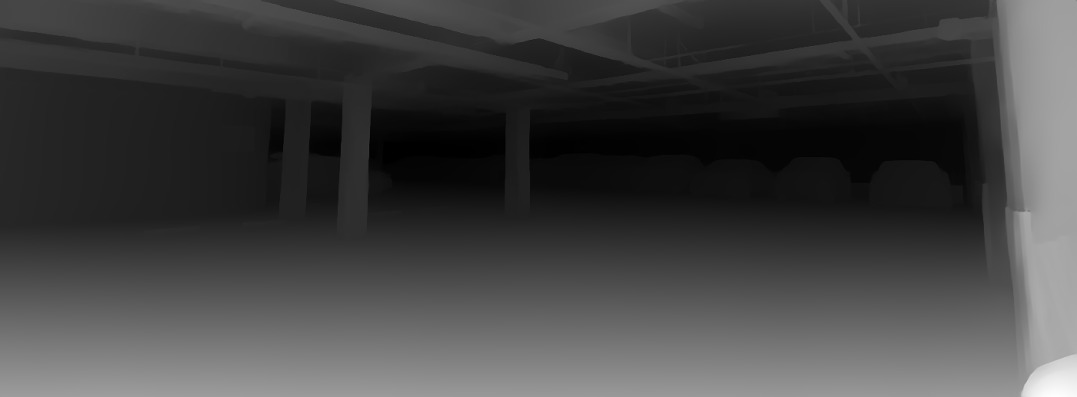
#> input picture web_demo/backend/data/jobs/53304cf8-7df2-4f56-bff9-a399421b9838/depth.png, 1077 x 397 px, found by its file name
$ python main.py samples/depth.png
#> lines starting #> are read from the running program, lines starting #| are printed output that depends on the picture
"""깊이맵 PNG → 포인트 클라우드 → Poisson 메시 파이프라인.

Open3D를 사용해 단일 깊이맵 이미지에서 3D 메시를 생성한다.
카메라 intrinsics가 없을 때는 가상값(fx=fy=0.8*W)을 가정한다.

사용 예:
    uv run python main.py samples/depth.png
    uv run python main.py samples/depth.png --rgb samples/rgb.jpg --method bpa
    uv run python main.py samples/depth.png --fx 525 --fy 525 --cx 320 --cy 240
"""

from __future__ import annotations

import argparse
from pathlib import Path

import numpy as np
import open3d as o3d
from PIL import Image


def depth_to_pcd(
    depth: np.ndarray,
    rgb: np.ndarray | None,
    fx: float,
    fy: float,
    cx: float,
    cy: float,
    depth_scale: float = 1.0,
    depth_trunc: float = 10.0,
) -> o3d.geometry.PointCloud:
    H, W = depth.shape
    intrinsic = o3d.camera.PinholeCameraIntrinsic(W, H, fx, fy, cx, cy)

    depth_o3d = o3d.geometry.Image(depth.astype(np.float32))
    if rgb is not None:
        rgb_o3d = o3d.geometry.Image(rgb.astype(np.uint8))
        rgbd = o3d.geometry.RGBDImage.create_from_color_and_depth(
            rgb_o3d,
            depth_o3d,
            depth_scale=depth_scale,
            depth_trunc=depth_trunc,
            convert_rgb_to_intensity=False,
        )
        pcd = o3d.geometry.PointCloud.create_from_rgbd_image(rgbd, intrinsic)
    else:
        pcd = o3d.geometry.PointCloud.create_from_depth_image(
            depth_o3d, intrinsic, depth_scale=depth_scale, depth_trunc=depth_trunc
        )
    return pcd


def estimate_normals(pcd: o3d.geometry.PointCloud) -> o3d.geometry.PointCloud:
    pcd.estimate_normals(
        search_param=o3d.geometry.KDTreeSearchParamHybrid(radius=0.1, max_nn=30)
    )
    pcd.orient_normals_towards_camera_location(camera_location=np.zeros(3))
    return pcd


def poisson_mesh(pcd: o3d.geometry.PointCloud) -> o3d.geometry.TriangleMesh:
    mesh, densities = o3d.geometry.TriangleMesh.create_from_point_cloud_poisson(
        pcd, depth=8
    )
    # 저밀도 버텍스 제거 (floating vertices)
    densities_arr = np.asarray(densities)
    vertices_to_remove = densities_arr < np.quantile(densities_arr, 0.05)
    mesh.remove_vertices_by_mask(vertices_to_remove)
    mesh.compute_vertex_normals()
    return mesh


def bpa_mesh(pcd: o3d.geometry.PointCloud) -> o3d.geometry.TriangleMesh:
    distances = pcd.compute_nearest_neighbor_distance()
    avg_dist = float(np.mean(distances))
    radii = [avg_dist, avg_dist * 2, avg_dist * 4]
    mesh = o3d.geometry.TriangleMesh.create_from_point_cloud_ball_pivoting(
        pcd, o3d.utility.DoubleVector(radii)
    )
    mesh.compute_vertex_normals()
    return mesh


def run(
    depth_path: Path,
    rgb_path: Path | None,
    out_dir: Path,
    fx: float | None,
    fy: float | None,
    cx: float | None,
    cy: float | None,
    method: str,
    depth_trunc: float,
) -> None:
    # 깊이맵 로드 — 8/16bit 모두 허용
#> called with method = 'poisson', depth_trunc = 10
    raw = Image.open(depth_path)
#> raw is the input picture: PIL image 1077x397 L; min 0, max 255, mean 66.2
    depth_img = raw.convert("I") if raw.mode not in ("L", "I") else raw
    depth_arr = np.asarray(depth_img, dtype=np.float32)

    # 0~1 정규화
    d_min, d_max = depth_arr.min(), depth_arr.max()
#> d_min = 0; d_max = 255
    if d_max > d_min:
        depth_arr = (depth_arr - d_min) / (d_max - d_min)

    # DA V2 출력은 "밝을수록 가까움"(inverse depth).
    # 역변환해서 "밝을수록 멀다"(실제 깊이 방향)로 바꾼다.
    depth_arr = 1.0 - depth_arr  # 0=가까움, 1=멀음
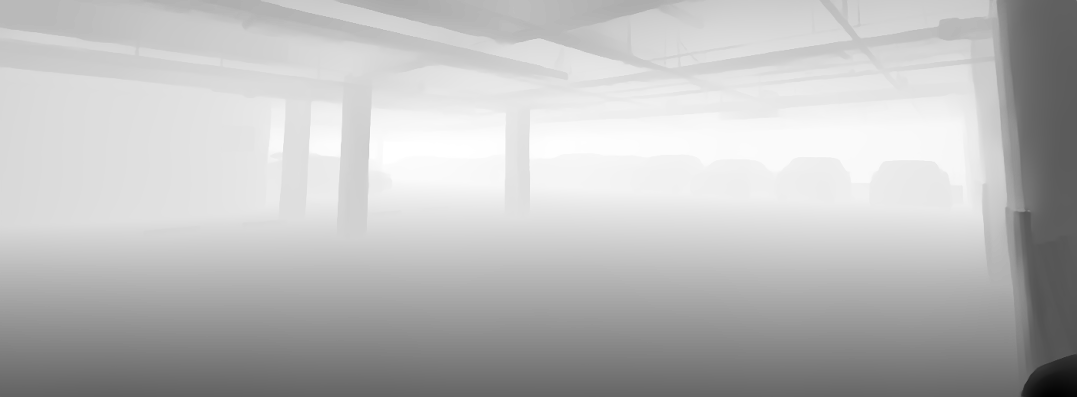
#> depth_arr: shape (397, 1077) float32; min 0, max 1, mean 0.74

    # 포인트 클라우드의 절대 스케일을 2m 범위로 제한해 메시화 안정성 확보
    depth_arr = depth_arr * 2.0 + 0.1  # 0.1m ~ 2.1m

    H, W = depth_arr.shape
#> H = 397; W = 1077
    _fx = fx if fx is not None else 0.8 * W
    _fy = fy if fy is not None else 0.8 * W
    _cx = cx if cx is not None else W / 2.0
    _cy = cy if cy is not None else H / 2.0

    rgb_arr = None
    if rgb_path is not None:
        rgb_img = Image.open(rgb_path).convert("RGB")
        # 깊이맵 해상도에 맞춰 리사이즈
        if rgb_img.size != (W, H):
            rgb_img = rgb_img.resize((W, H), Image.LANCZOS)
        rgb_arr = np.asarray(rgb_img)

    print(f"[info] 깊이맵: {depth_arr.shape}, depth: [{depth_arr.min():.2f}, {depth_arr.max():.2f}]m")
#| [info] 깊이맵: (397, 1077), depth: [0.10, 2.10]m
    print(f"[info] intrinsics: fx={_fx:.1f}, fy={_fy:.1f}, cx={_cx:.1f}, cy={_cy:.1f}")
#| [info] intrinsics: fx=861.6, fy=861.6, cx=538.5, cy=198.5

    pcd = depth_to_pcd(depth_arr, rgb_arr, _fx, _fy, _cx, _cy,
                       depth_scale=1.0, depth_trunc=depth_trunc)

    # 노이즈 제거: 통계적 outlier 제거
#> (the run stopped early here; a loop or call above may not have finished)

$ run again, with web_demo/backend/data/jobs/53304cf8-7df2-4f56-bff9-a399421b9838/input.jpg saved as web_demo/backend/data/jobs/53304cf8-7df2-4f56-bff9-a399421b9838/depth.png
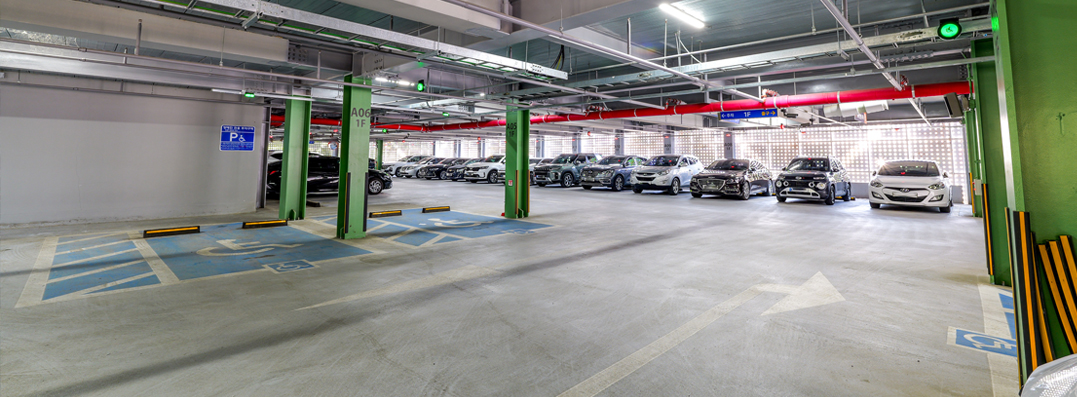
#> input picture web_demo/backend/data/jobs/53304cf8-7df2-4f56-bff9-a399421b9838/input.jpg, 1077 x 397 px, found by its file name
#> in run, raw is the input picture: PIL image 1077x397 RGB; mean R, G, B 137.8, 137.8, 132.4
#> in run, `depth_img = raw.convert("I") if raw.mode not in ("L", "I") else raw`:
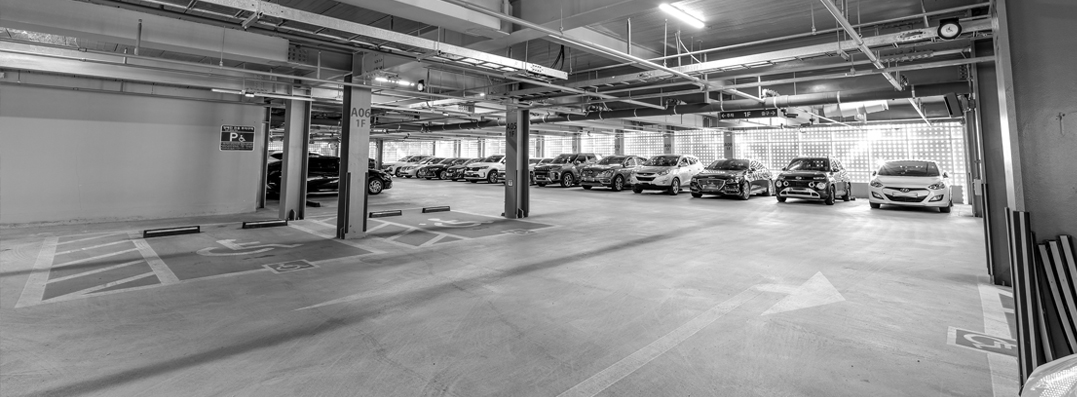
#> depth_img: PIL image 1077x397 I; min 0, max 255, mean 137.2
#> d_min = 0; d_max = 255
#> in run, `depth_arr = 1.0 - depth_arr`:
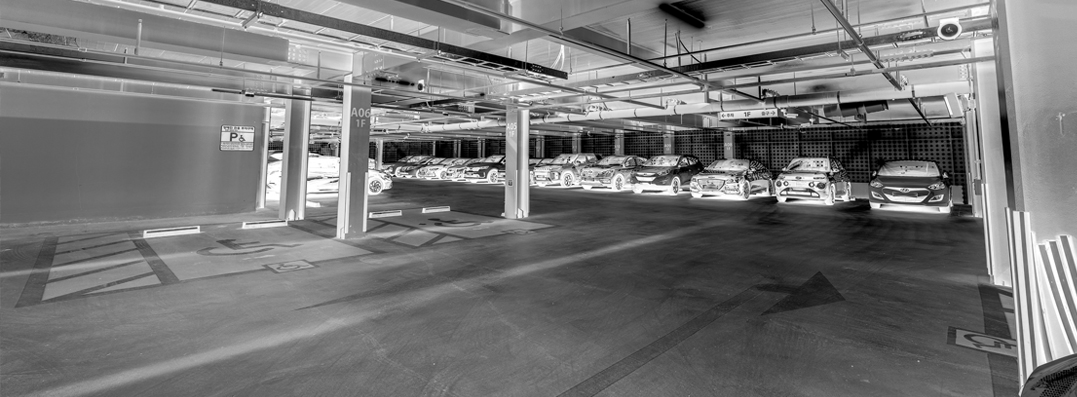
#> depth_arr: shape (397, 1077) float32; min 0, max 1, mean 0.462
#| [info] 깊이맵: (397, 1077), depth: [0.10, 2.10]m
#| [info] intrinsics: fx=861.6, fy=861.6, cx=538.5, cy=198.5
